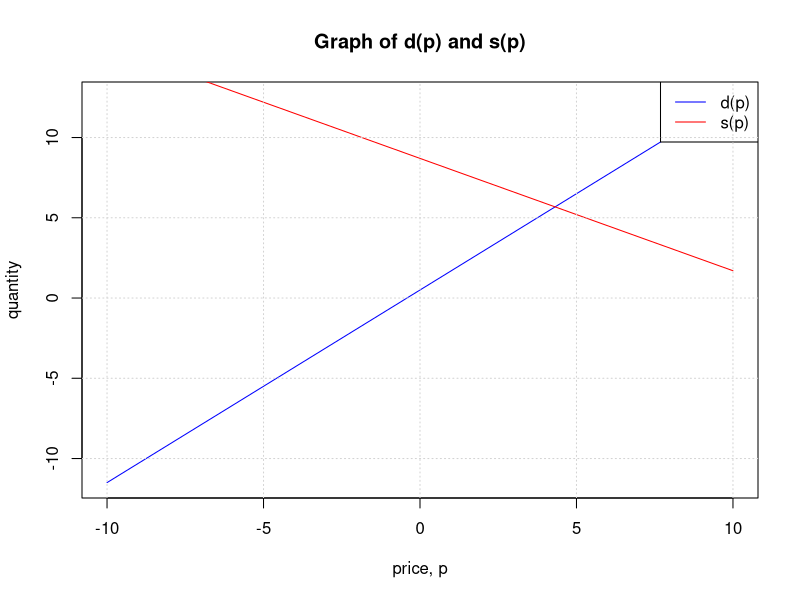
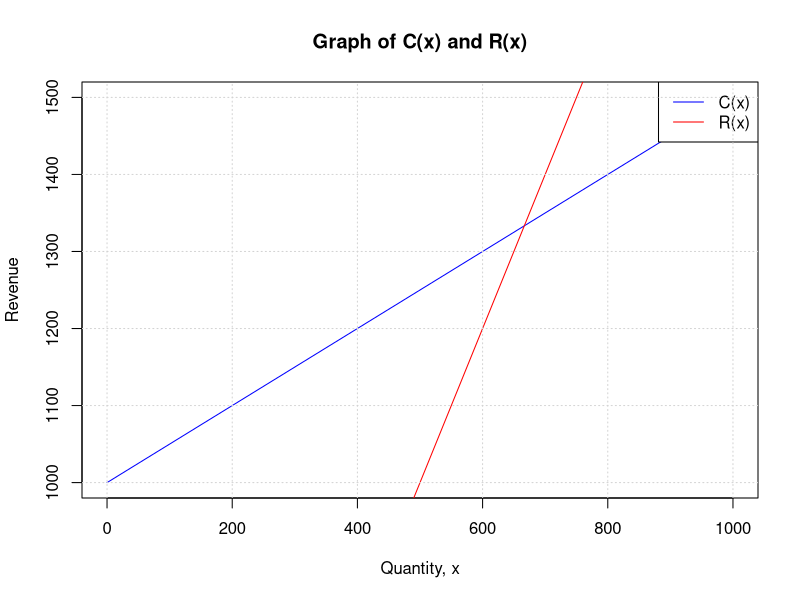

These figures' R source, in order:
## ---- chunk 1
# Create a sequence of x-values
x <- seq(-10, 10, length.out = 100)

# Calculate y-values for each function
y_f <- 0.5 + 1.2 * x
y_g <- 8.7 - 0.7 * x

# Create the plot
plot(x, y_f, type = "l", col = "blue", xlab = "price, p", ylab = "quantity", main = "Graph of d(p) and s(p)")
lines(x, y_g, col = "red")
legend("topright", legend = c("d(p)", "s(p)"), col = c("blue", "red"), lty = 1)
grid()
## ---- chunk 2
# Create a sequence of x-values
x <- seq(0, 1000, length.out = 100)

# Calculate y-values for each function
y_f <- 1000 + 0.5 * x
y_g <- 2 * x

# Create the plot
plot(x, y_f, type = "l", col = "blue", xlab = "Quantity, x", ylab = "Revenue", main = "Graph of C(x) and R(x)")
lines(x, y_g, col = "red")
legend("topright", legend = c("C(x)", "R(x)"), col = c("blue", "red"), lty = 1)
grid()
